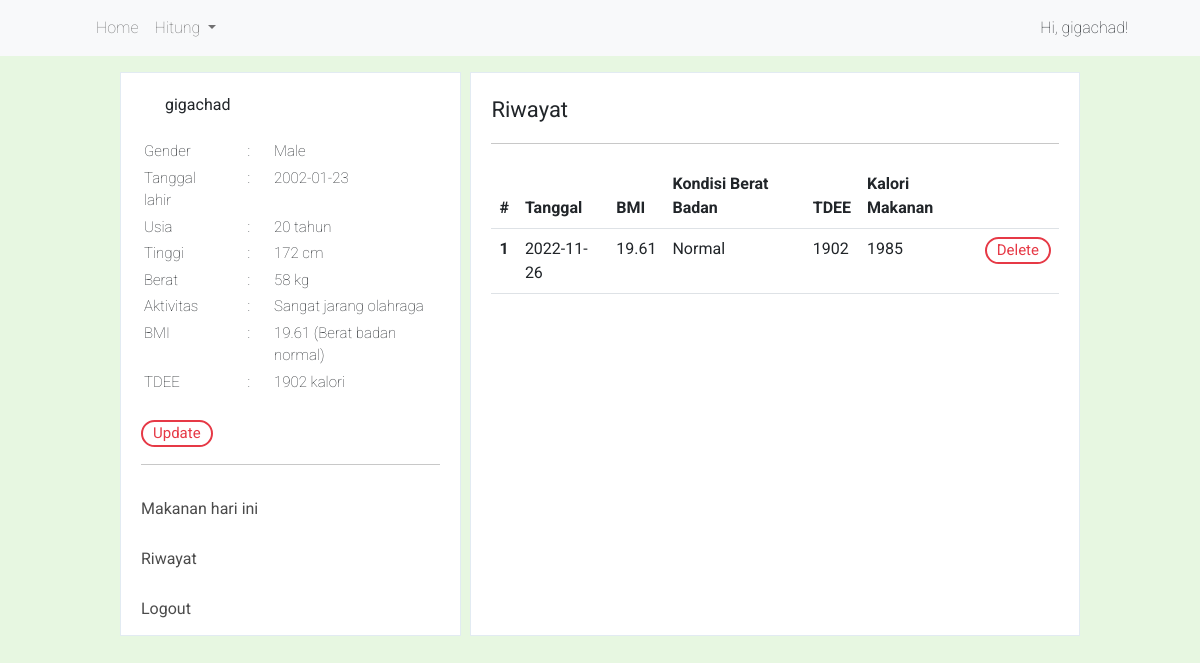
/views/akun.php?page=riwayat (signed in), run on the app's committed database.
### tables this page shows
CREATE TABLE `badan` (
  `id_badan` int NOT NULL AUTO_INCREMENT,
  `berat` int DEFAULT NULL,
  `tinggi` int DEFAULT NULL,
  `id_exercise` int DEFAULT NULL,
  `date` date DEFAULT NULL,
  `id_user` int DEFAULT NULL,
  `status` varchar(45) DEFAULT NULL,
  `bmi` float DEFAULT NULL,
  `tdee` int DEFAULT NULL,
  PRIMARY KEY (`id_badan`),
  KEY `id_user_idx` (`id_user`),
  KEY `id_exercise_idx` (`id_exercise`),
  CONSTRAINT `id_exercises` FOREIGN KEY (`id_exercise`) REFERENCES `exercise` (`id_exercise`),
  CONSTRAINT `id_user` FOREIGN KEY (`id_user`) REFERENCES `user` (`id_user`)
);

CREATE TABLE `user` (
  `id_user` int NOT NULL AUTO_INCREMENT,
  `username` varchar(45) NOT NULL,
  `tanggal_lahir` date DEFAULT NULL,
  `password` varchar(45) NOT NULL,
  `gender` varchar(45) NOT NULL,
  PRIMARY KEY (`id_user`)
);

CREATE TABLE `exercise` (
  `id_exercise` int NOT NULL,
  `aktivitas` varchar(45) DEFAULT NULL,
  `poin` float DEFAULT NULL,
  PRIMARY KEY (`id_exercise`)
);

CREATE TABLE `riwayat_harian` (
  `id_riwayat` int NOT NULL AUTO_INCREMENT,
  `id_badan` int DEFAULT NULL,
  `date_riwayat` date DEFAULT NULL,
  `kalori_makanan` float DEFAULT NULL,
  PRIMARY KEY (`id_riwayat`),
  KEY `id_badan_idx` (`id_badan`),
  CONSTRAINT `id_badan` FOREIGN KEY (`id_badan`) REFERENCES `badan` (`id_badan`)
);

### views/akun.php (the view, shortened to what this page needs)
<?php
include '../proses/connect.php';
$id_user = $_SESSION['id_user'];
$sql = "SELECT * FROM user INNER jOIN badan ON user.id_user = badan.id_user INNER JOIN exercise ON badan.id_exercise = exercise.id_exercise WHERE badan.id_user = $id_user AND badan.status = 'active' AND badan.id_exercise = exercise.id_exercise;";
$query = $connect->query($sql);
$data_badan = $query->fetch_assoc();
$dateOfBirth = $data_badan['tanggal_lahir'];
$today = date("d-m-Y");
$age = date_diff(date_create($dateOfBirth), date_create($today));
$bmi = $data_badan['bmi'];
?>
<!DOCTYPE html>
<html lang="en">
<head>
    <link href="https://cdn.jsdelivr.net/npm/bootstrap@5.2.2/dist/css/bootstrap.min.css" rel="stylesheet">
    <link rel="stylesheet" href="../styles/default.css">
    <link rel="stylesheet" href="../styles/container.css">
    <link rel="stylesheet" href="../styles/grid.css">
    <link rel="stylesheet" href="../styles/margin.css">
    <link rel="stylesheet" href="../styles/shape.css">
    <link rel="stylesheet" href="../styles/size.css">
    <link rel="stylesheet" href="../styles/button.css">
    <link rel="stylesheet" href="../styles/input.css">
    <link rel="stylesheet" href="../styles/text.css">
</head>
<body>
    <div>
        <?php
        include 'navbar.php' ?>
    </div>
    <div class="container-akun">
        <div class="grid-2-akun">
            <div class="container-border-gray">
                <div class="container-border-gray-profile">
                    <div class="underline">
                        <?php echo $_SESSION['username'] ?>
                        <table class="table-akun-desc v-align-top m-top-20px">
                            <tr>
                                <td>
                                    Gender
                                </td>
                                <td>:</td>
                                <td>
                                    <?php echo $data_badan['gender']; ?>
                                </td>
                            </tr>
                            <tr>
                                <td>
                                    Tanggal lahir
                                </td>
                                <td> : </td>
                                <td>
                                    <?php echo $data_badan['tanggal_lahir']; ?>
                                </td>
                            </tr>
                            <tr>
                                <td>
                                    Usia
                                </td>
                                <td>:</td>
                                <td>
                                    <?php echo $age->format('%y tahun'); ?>
                                </td>
                            </tr>
                            <tr>
                                <td>
                                    Tinggi
                                </td>
                                <td>:</td>
                                <td>
                                    <?php echo $data_badan['tinggi'] . " cm"; ?>
                                </td>
                            </tr>
                            <tr>
                                <td>
                                    Berat
                                </td>
                                <td>:</td>
                                <td>
                                    <?php echo $data_badan['berat'] . " kg"; ?>
                                </td>
                            </tr>
                            <tr>
                                <td>
                                    Aktivitas
                                </td>
                                <td>:</td>
                                <td>
                                    <?php echo $data_badan['aktivitas']; ?>
                                </td>
                            </tr>
                            <tr>
                                <td>
                                    BMI
                                </td>
                                <td>:</td>
                                <td>
                                    <?php echo $bmi . " ";
                                    if ($bmi >= 16 && $bmi < 18.5) {
                                        echo "(Berat badan kurang)";
                                    } else if ($bmi < 16) {
                                        echo "(Berat badan kurang berat)";
                                    } else if ($bmi >= 18.5 && $bmi < 25) {
                                        echo "(Berat badan normal)";
                                    } else if ($bmi >= 25 && $bmi < 30) {
                                        echo "(Berat badan berlebih)";
                                    } else if ($bmi >= 30) {
                                        echo "(Obesitas)";
                                    } ?>
                                </td>
                            </tr>
                            <tr>
                                <td>
                                    TDEE
                                </td>
                                <td>:</td>
                                <td>
                                    <?php echo $data_badan['tdee'] . " kalori"; ?>
                                </td>
                            </tr>
                        </table>
                        <br>
                        <a href="update_badan.php"><button class="button-akun">Update</button></a>
                    </div>
                </div>
                <div>
                    <a href="akun.php">
                        <div class="container-menu-akun">
                            Makanan hari ini
                        </div>
                    </a>
                    <a href="akun.php?page=riwayat">
                        <div class="container-menu-akun">
                            Riwayat
                        </div>
                    </a>
                    <a href="../proses/logout.php">
                        <div class="container-menu-akun">
                            Logout
                        </div>
                    </a>
                </div>
            </div>
            <div class="container-border-gray container-pad-20">
                <?php
                if (empty($_GET['page'])) {
                    include 'hari_ini.php';
                } else {
                    if ($_GET['page'] == 'riwayat') {
                        include 'riwayat_harian.php';
                    }
                }
                ?>
            </div>
        </div>
    </div>
</body>
</html>

### views/riwayat_harian.php
<div class="underline title">Riwayat</div>
<div>
    <div>
        <table class="table">
            <thead>
                <tr>
                    <th scope="col">#</th>
                    <th scope="col">Tanggal</th>
                    <th scope="col">BMI</th>
                    <th scope="col">Kondisi Berat Badan</th>
                    <th scope="col">TDEE</th>
                    <th scope="col">Kalori Makanan</th>
                    <th scope="col"></th>
                </tr>
            </thead>
            <tbody>
                <?php
                $sql = "SELECT * FROM riwayat_harian INNER JOIN badan ON riwayat_harian.id_badan = badan.id_badan INNER JOIN exercise ON exercise.id_exercise = badan.id_exercise WHERE badan.id_user = $id_user;";
                $query = $connect->query($sql);
                $i = 1;
                while ($data_history = $query->fetch_assoc()) {
                ?>
                    <tr>
                        <th scope="row"><?php echo $i;
                                        $i++; ?></th>
                        <td><?php echo $data_history['date_riwayat']; ?></td>
                        <td><?php echo $data_history['bmi'];
                            ?></td>
                        <td><?php $bmi = $data_history['bmi'];
                            if ($bmi >= 16 && $bmi < 18.5) {
                                echo "Kurang";
                            } else if ($bmi < 16) {
                                echo "Kurang parah";
                            } else if ($bmi >= 18.5 && $bmi < 25) {
                                echo "Normal";
                            } else if ($bmi >= 25 && $bmi < 30) {
                                echo "Berlebih";
                            } else if ($bmi >= 30) {
                                echo "Obesitas";
                            }; ?></td>
                        <td><?php echo $data_history['tdee']; ?></td>
                        <td><?php echo $data_history['kalori_makanan']; ?></td>
                        <td> <a href="../proses/delete_riwayat.php?id=<?php echo $data_history['id_riwayat']; ?>"><button class="button-akun">Delete</button></a></td>
                    </tr>
                <?php } ?>
            </tbody>
        </table>
    </div>
</div>

### styles/default.css (style rules this page uses)
body { font-family: 'Roboto', sans-serif; background-color: #e7f7e1; }

### styles/container.css (style rules this page uses)
.container-border-gray { border-color: rgb(226, 235, 242); border-width: 1px; border-style: solid; background-color: white; }
.container-border-gray-profile { padding-top: 20px; padding-left: 20px; padding-right: 20px; }
.container-pad-20 { padding: 20px 20px; }
.container-akun { width: 80%; margin: auto; margin-top: 2vh; }
.table-akun-desc { font-size: 15px; font-weight: 100; border-collapse: separate; }
.table-akun-desc td { font-weight: 100; border-left: 20px solid; border-color: transparent; vertical-align: top; }
.table-akun-desc tr>td:first-child { border: 0px; }
.container-menu-akun { color: rgba(0, 0, 0, 0.705); height: 50px; padding: 12px 20px; transition: 0.2s; }

### styles/grid.css (style rules this page uses)
.grid-2-akun { display: grid; grid-template-columns: 35.5% 63.5%; grid-gap: 1%; margin-bottom: 20px; }

### styles/margin.css (style rules this page uses)
.m-top-20px { margin-top: 20px; }

### styles/shape.css (style rules this page uses)
.underline { border-color: rgba(73, 73, 73, 0.301); box-sizing: border-box; border-style: solid; border-width: thin; border-top-width: 0px; border-left-width: 0px; border-right-width: 0px; border-bottom-width: 1px; margin-bottom: 20px; padding-bottom: 17px; }

### styles/button.css (style rules this page uses)
a { text-decoration: none; }
.button-akun { border-radius: 20px; background-color: white; border-style: solid; border-color: #e63946; padding: 0 10px; color: #e63946; font-size: 15px; transition: 0.2s; }

### styles/text.css (style rules this page uses)
.title { font-size: 22px; }

### data on the page
badan: id_user.gender "Male", id_user.tanggal_lahir "2002-01-23", id_user.tanggal_lahir "20 tahun", tinggi "172", berat "58", id_exercise.aktivitas "Sangat jarang olahraga", bmi "19.61", tdee "1902"
riwayat_harian: date_riwayat "2022-11-26", id_badan.bmi "19.61", id_badan.tdee "1902", kalori_makanan "1985"

### other printed values
$_SESSION['username'] "gigachad"
